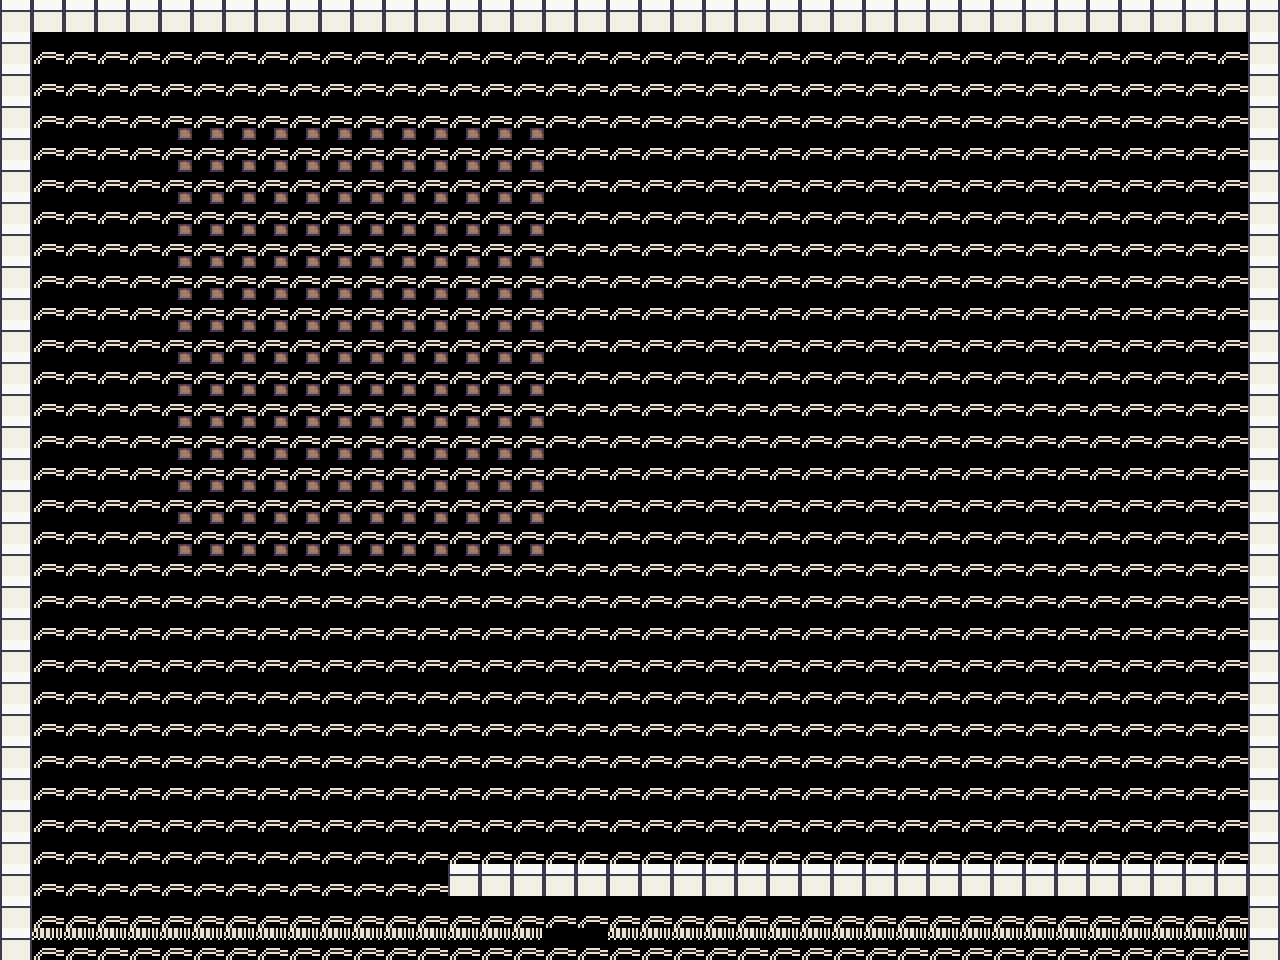

The image is a tile-based game level rendered from a .tmx file. Its description and source (layers, tilesets, objects; grid data summarised) follow:
An orthogonal 40x30 tile map with 32x32 px tiles, 6 tile layers (world-xy, Floor, Carpet, WoodFloor, ...), 10 hidden layers not drawn.

<map version="1.10" tiledversion="1.12.2" orientation="orthogonal" renderorder="right-down" width="40" height="30" tilewidth="32" tileheight="32" infinite="0" nextlayerid="18" nextobjectid="1">
 <tileset firstgid="1" name="Room_Builder_32x32" tilewidth="32" tileheight="32" tilecount="8284" columns="76">
  <image source="Room_Builder_32x32.png" width="2432" height="3488" />
 </tileset>
 <layer id="1" name="world-xy" width="40" height="30">
  <data>[1200 cells, 1064 non-empty, 1 distinct tile ids]</data>
 </layer>
 <layer id="2" name="Floor" width="40" height="30">
  <data>[1200 cells, 1200 non-empty, 1 distinct tile ids]</data>
 </layer>
 <layer id="3" name="Carpet" width="40" height="30">
  <data>[1200 cells, 168 non-empty, 1 distinct tile ids]</data>
 </layer>
 <layer id="4" name="WoodFloor" width="40" height="30">
  <data>[1200 cells, 330 non-empty, 1 distinct tile ids]</data>
 </layer>
 <layer id="5" name="Walls" width="40" height="30">
  <data>[1200 cells, 210 non-empty, 3 distinct tile ids]</data>
 </layer>
 <layer id="6" name="1Sector_TradingHall" width="40" height="30" visible="0">
  <data>[1200 cells, 324 non-empty, 1 distinct tile ids]</data>
 </layer>
 <layer id="7" name="1Sector_OfficeArea" width="40" height="30" visible="0">
  <data>[1200 cells, 208 non-empty, 1 distinct tile ids]</data>
 </layer>
 <layer id="8" name="1Sector_VIPRoom" width="40" height="30" visible="0">
  <data>[1200 cells, 176 non-empty, 1 distinct tile ids]</data>
 </layer>
 <layer id="9" name="1Sector_Reception" width="40" height="30" visible="0">
  <data>[1200 cells, 56 non-empty, 1 distinct tile ids]</data>
 </layer>
 <layer id="10" name="1Sector_Corridor" width="40" height="30" visible="0">
  <data>[1200 cells, 104 non-empty, 1 distinct tile ids]</data>
 </layer>
 <layer id="11" name="2ARoom_DeskRow" width="40" height="30" visible="0">
  <data>[1200 cells, 30 non-empty, 1 distinct tile ids]</data>
 </layer>
 <layer id="12" name="2ARoom_MarketDisplay" width="40" height="30" visible="0">
  <data>[1200 cells, 30 non-empty, 1 distinct tile ids]</data>
 </layer>
 <layer id="13" name="2ARoom_AnalystBooth" width="40" height="30" visible="0">
  <data>[1200 cells, 48 non-empty, 1 distinct tile ids]</data>
 </layer>
 <layer id="14" name="2ARoom_MeetingArea" width="40" height="30" visible="0">
  <data>[1200 cells, 50 non-empty, 1 distinct tile ids]</data>
 </layer>
 <layer id="15" name="2ARoom_ReceptionDesk" width="40" height="30" visible="0">
  <data>[1200 cells, 12 non-empty, 1 distinct tile ids]</data>
 </layer>
 <layer id="16" name="collisions" width="40" height="30" opacity="0.5">
  <data>[1200 cells, 210 non-empty, 1 distinct tile ids]</data>
 </layer>
 <objectgroup draworder="index" id="17" name="3Objects" />
</map>
